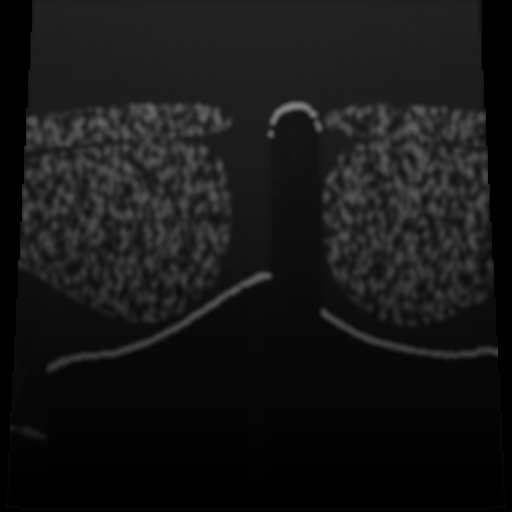
#> input picture Artifacts/ThoracicUSCoach/boundary_t7/M0B_VISUAL_BOUNDARY_FEASIBILITY_20261030/frames/frame_0000.png, 1024 x 1024 px (shown at 1/2 size)
$ python -i g2_r6_audit.py   (imports and definitions only)
#> lines starting #> are read from the running program, lines starting #| are printed output that depends on the picture
from __future__ import annotations

import argparse
import hashlib
import json
import math
from collections import defaultdict
from pathlib import Path
from typing import Any, Iterable

import numpy as np
from PIL import Image


PROTOCOL = "Tools/ThoracicUSCoach/experiments/g2_r6_audit_protocol_v1.json"
R1_MANIFEST = "Tools/ThoracicUSCoach/experiments/g2_r1_existing_family_v1.json"
R4_MANIFESTS = (
    "Tools/ThoracicUSCoach/experiments/g2_r4_p1_capture_v1.json",
    "Tools/ThoracicUSCoach/experiments/g2_r4_p1_hard_supplement_v1.json",
    "Tools/ThoracicUSCoach/experiments/g2_r4_p1_hard_supplement_v2.json",
)
R3_REPORT = "Artifacts/ThoracicUSCoach/active2d/evaluation/g2_r3_a2_20261025/unity_capture/g2_r3_a2_unity_report.json"
OUTPUT = "Artifacts/ThoracicUSCoach/active2d/evaluation/g2_r6_final_sprint_20261026"


def read_json(path: Path) -> Any:
    return json.loads(path.read_text(encoding="utf-8-sig"))


def write_json(path: Path, value: Any) -> None:
    path.parent.mkdir(parents=True, exist_ok=True)
    path.write_text(json.dumps(value, indent=2, ensure_ascii=False) + "\n", encoding="utf-8")


# [13 lines left out: functions write_jsonl, sha256, not called in this run]


def q_angle(left: Iterable[float], right: Iterable[float]) -> float:
    dot = abs(sum(float(a) * float(b) for a, b in zip(left, right)))
    return math.degrees(2.0 * math.acos(min(1.0, max(-1.0, dot))))


def xyz(value: dict[str, Any] | None) -> list[float] | None:
    return None if value is None else [float(value[key]) for key in ("x", "y", "z")]


def xyzw(value: dict[str, Any] | None) -> list[float] | None:
    return None if value is None else [float(value[key]) for key in ("x", "y", "z", "w")]


def resolve_image(root: Path, recorded: str) -> Path:
    normalized = recorded.replace("\\", "/")
    return root / normalized


def image_features(path: Path) -> tuple[np.ndarray, np.ndarray]:
    with Image.open(path) as opened:
#> opened is the input picture: PIL image 1024x1024 RGBA; mean R, G, B, A 22.3, 22.3, 22.3, 255
        array = np.asarray(
            opened.convert("L").resize((128, 128), Image.Resampling.BILINEAR), dtype=np.float32
        ) / 255.0
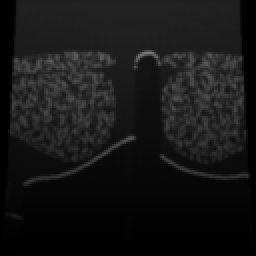
#> array: shape (128, 128) float32 (shown 2 times larger); min 0, max 0.475, mean 0.0874
    gy, gx = np.gradient(array)
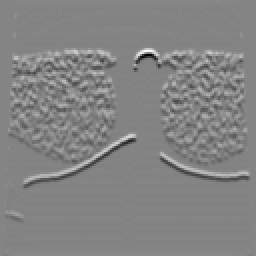
#> gy: shape (128, 128) float32 (shown 2 times larger); min -0.186, max 0.173, mean -0.000743; drawn with min black and max white
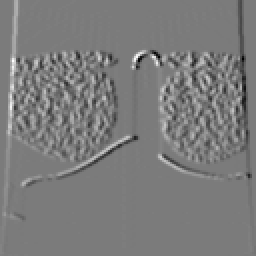
#> gx: shape (128, 128) float32 (shown 2 times larger); min -0.137, max 0.145, mean 1.2e-07; drawn with min black and max white
    magnitude = np.hypot(gx, gy)
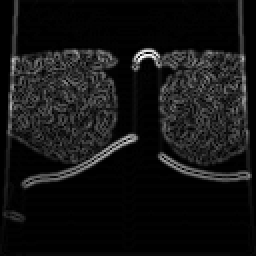
#> magnitude: shape (128, 128) float32 (shown 2 times larger); min 0, max 0.194, mean 0.0154; drawn with min black and max white
    orientation = np.arctan2(gy, gx) % np.pi
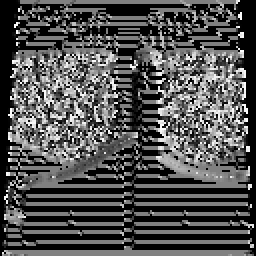
#> orientation: shape (128, 128) float32 (shown 2 times larger); min 0, max 3.13, mean 0.994; drawn with min black and max white
    descriptor: list[float] = []
    for row in range(4):
        for column in range(4):
            region = (slice(row * 32, (row + 1) * 32), slice(column * 32, (column + 1) * 32))
            histogram = np.histogram(
                orientation[region], bins=8, range=(0.0, np.pi), weights=magnitude[region]
            )[0].astype(np.float64)
            histogram /= np.linalg.norm(histogram) + 1e-12
            descriptor.extend(histogram.tolist())
#> after the loop, descriptor = 128 values, max 0.998 at index 108, min 0 at index 105, mean 0.274
    structural = np.asarray(descriptor, dtype=np.float64)
#> structural has the same summary as descriptor
    structural /= np.linalg.norm(structural) + 1e-12
#> structural = 128 values, max 0.249 at index 108, min 0 at index 105, mean 0.0686
    return array, structural


# [4 lines left out: function visual_distances, not called in this run]


def percentile(values: list[float], value: float) -> float | None:
    return None if not values else float(np.quantile(np.asarray(values, dtype=np.float64), value))


# [556 lines left out: functions eligibility, add_record, collect_r1_manifest, collect_temporal, collect_r3, r4_declarations and 11 more, not called in this run]


# [2 lines not run here, left out]

>>> result = image_features('../../Artifacts/ThoracicUSCoach/boundary_t7/M0B_VISUAL_BOUNDARY_FEASIBILITY_20261030/frames/frame_0000.png')

$ run again, on Artifacts/ThoracicUSCoach/boundary_t7/M0B_VISUAL_BOUNDARY_FEASIBILITY_20261030/frames/frame_0005.png
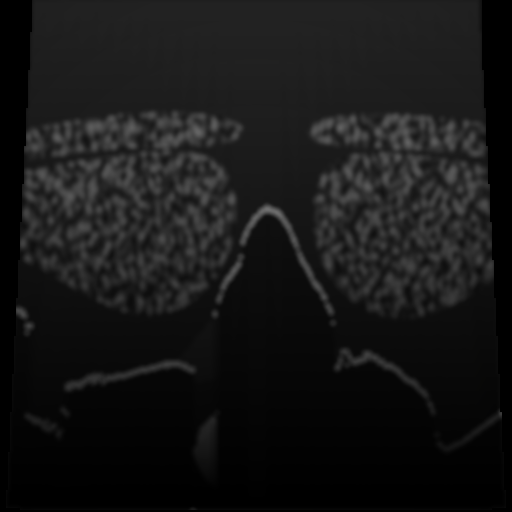
#> input picture Artifacts/ThoracicUSCoach/boundary_t7/M0B_VISUAL_BOUNDARY_FEASIBILITY_20261030/frames/frame_0005.png, 1024 x 1024 px (shown at 1/2 size)
#> in image_features, opened is the input picture: PIL image 1024x1024 RGBA; mean R, G, B, A 22.4, 22.4, 22.4, 255
#> in image_features, `gy, gx = np.gradient(array)`:
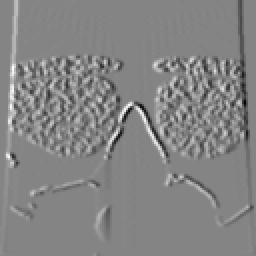
#> gx: shape (128, 128) float32 (shown 2 times larger); min -0.131, max 0.122, mean 1.2e-07; drawn with min black and max white
#> in image_features, `orientation = np.arctan2(gy, gx) % np.pi`:
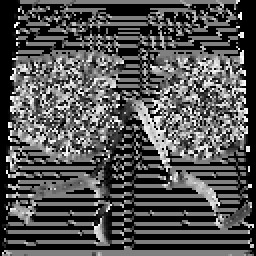
#> orientation: shape (128, 128) float32 (shown 2 times larger); min 0, max 3.11, mean 1.01; drawn with min black and max white
#> after the loop in image_features, `for row in range(4):`: descriptor = 128 values, max 0.997 at index 116, min 0 at index 113, mean 0.299
#> in image_features, `structural = np.asarray(descriptor, dtype=np.float64)`: structural has the same summary as descriptor
#> in image_features, `structural /= np.linalg.norm(structural) + 1e-12`: structural = 128 values, max 0.249 at index 116, min 0 at index 113, mean 0.0749

$ run again, on Artifacts/ThoracicUSCoach/boundary_t7/M0B_VISUAL_BOUNDARY_FEASIBILITY_20261030/frames/frame_0006.png
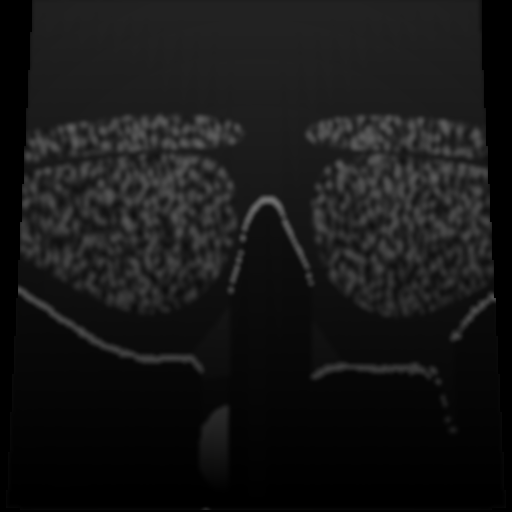
#> input picture Artifacts/ThoracicUSCoach/boundary_t7/M0B_VISUAL_BOUNDARY_FEASIBILITY_20261030/frames/frame_0006.png, 1024 x 1024 px (shown at 1/2 size)
#> in image_features, opened is the input picture: PIL image 1024x1024 RGBA; mean R, G, B, A 22.3, 22.3, 22.3, 255
#> in image_features, `gy, gx = np.gradient(array)`:
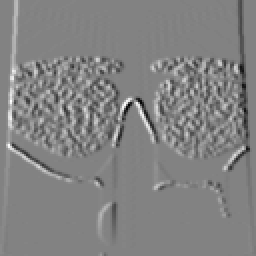
#> gx: shape (128, 128) float32 (shown 2 times larger); min -0.131, max 0.125, mean 1.2e-07; drawn with min black and max white
#> in image_features, `orientation = np.arctan2(gy, gx) % np.pi`:
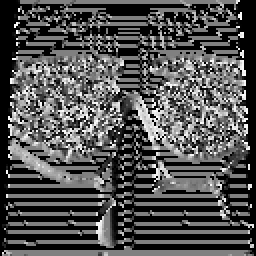
#> orientation: shape (128, 128) float32 (shown 2 times larger); min 0, max 3.12, mean 1.01; drawn with min black and max white
#> after the loop in image_features, `for row in range(4):`: descriptor = 128 values, max 0.997 at index 116, min 0 at index 113, mean 0.282
#> in image_features, `structural = np.asarray(descriptor, dtype=np.float64)`: structural has the same summary as descriptor
#> in image_features, `structural /= np.linalg.norm(structural) + 1e-12`: structural = 128 values, max 0.249 at index 116, min 0 at index 113, mean 0.0704

$ run again, on Artifacts/ThoracicUSCoach/boundary_t7/M0B_VISUAL_BOUNDARY_FEASIBILITY_20261030/frames/frame_0007.png
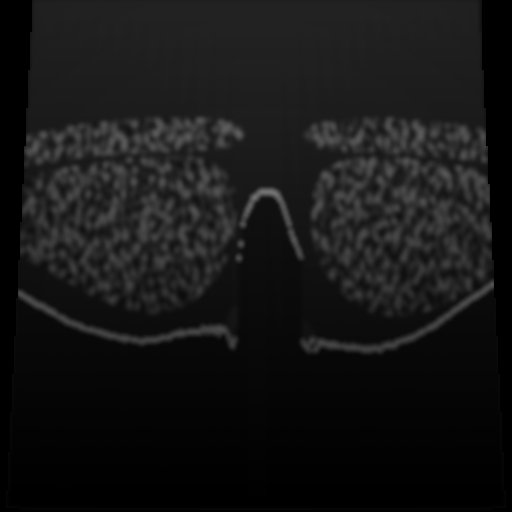
#> input picture Artifacts/ThoracicUSCoach/boundary_t7/M0B_VISUAL_BOUNDARY_FEASIBILITY_20261030/frames/frame_0007.png, 1024 x 1024 px (shown at 1/2 size)
#> in image_features, opened is the input picture: PIL image 1024x1024 RGBA; mean R, G, B, A 21.8, 21.8, 21.8, 255
#> in image_features, `gy, gx = np.gradient(array)`:
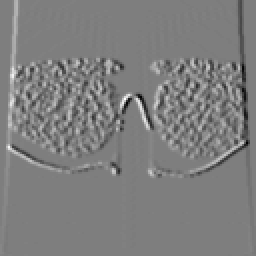
#> gx: shape (128, 128) float32 (shown 2 times larger); min -0.133, max 0.135, mean 1.2e-07; drawn with min black and max white
#> in image_features, `orientation = np.arctan2(gy, gx) % np.pi`:
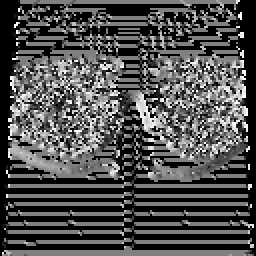
#> orientation: shape (128, 128) float32 (shown 2 times larger); min 0, max 3.12, mean 0.979; drawn with min black and max white
#> after the loop in image_features, `for row in range(4):`: descriptor = 128 values, max 0.998 at index 108, min 0 at index 105, mean 0.26
#> in image_features, `structural = np.asarray(descriptor, dtype=np.float64)`: structural has the same summary as descriptor
#> in image_features, `structural /= np.linalg.norm(structural) + 1e-12`: structural = 128 values, max 0.249 at index 108, min 0 at index 105, mean 0.0651
